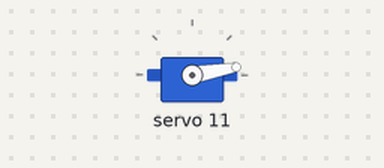
The sketch below on a simulated Arduino Uno, built with avr-gcc and run on an emulated ATmega328P. On the bench: servo. What the sketch prints to the serial monitor is not drawn.

Above: at 0.05 s.
At 1.4 s:
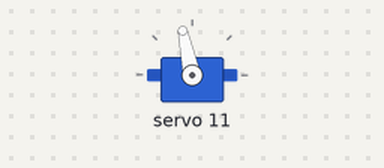
At 2.75 s:
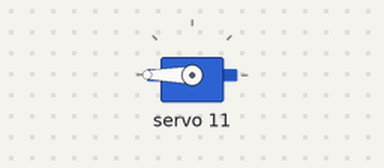
At 5.45 s:
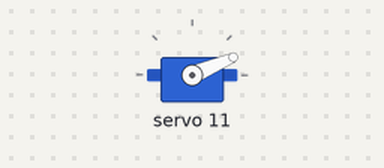
Timing chart, 0 to 8.0 s (numbered marks = the images above):
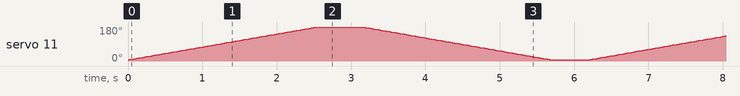

The sketch:

drive_a_servo.ino
```cpp
#include <Wire.h>                    //16路舵机控制板头文件
#include <Adafruit_PWMServoDriver.h> //16路舵机控制板头文件
//以这种方式调用，它使用默认地址0x40。
Adafruit_PWMServoDriver pwm=Adafruit_PWMServoDriver();

#define SERVOMIN  150   //这是“最小”脉冲长度计数（在4096中）
#define SERVOMAX  600   //这是“最大”脉冲长度计数（在4096中）

void setup() {
  // put your setup code here, to run once:
   Serial.begin(57600);
   Serial.println("16 channel Servo test!");
   pwm.begin();
   pwm.setPWMFreq(60);  //设置频率60Hz  可用50Hz 40-1000//测试对电机的速度没有影响
}

void loop() {
  // put your main code here, to run repeatedly:
  for(int i=SERVOMIN;i<=SERVOMAX;i++)
  {
    pwm.setPWM(11,0,i);
    delay(5);
  }
  delay(500);
  for(int i=SERVOMAX;i>=SERVOMIN;i--)
  {
    pwm.setPWM(11,0,i);
    delay(5);
  }
  delay(500);
}
```
